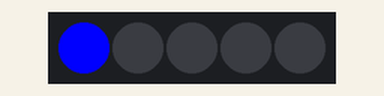
Simulated run of this sketch. Board: Arduino Uno, built with avr-gcc and run on an emulated ATmega328P. Parts: 5 RGB LEDs in strip order, left to right. Dim RGB values are drawn brighter than linear.

Above: at 0.15 s.
At 4.95 s:
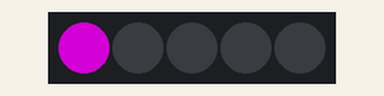
At 9.76 s:
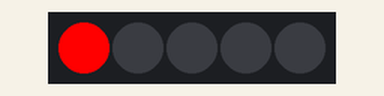
At 20.27 s:
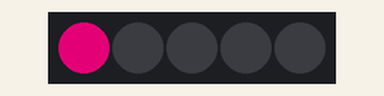
Timing chart, 0 to 40.0 s (numbered marks = the images above):
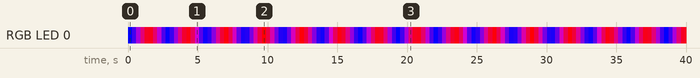

Measured:
- by itself, RGB LED 0: off → RGB(0, 0, 255) at 0.00 s, → RGB(56, 0, 199) 0.30 s later, → RGB(112, 0, 143) 0.30 s later, → RGB(168, 0, 87) 0.30 s later, … (134 changes in this stretch)
- by itself, everything shown: repeats every 19.2 s, in 64 steps

The sketch:

fadeBetweenColors.ino
```cpp
#include <Adafruit_NeoPixel.h>   //include library

#define PIN            6  // Which pin on the Arduino is connected to the NeoPixels?
#define NUMPIXELS      5  // How many NeoPixels are attached to the Arduino?

int fadeSpeed = 5;     //variable to determine fade speed

// When we setup the NeoPixel library object, we tell it how many pixels, and which pin to use to send signals.
Adafruit_NeoPixel pixels = Adafruit_NeoPixel(NUMPIXELS, PIN, NEO_GRB + NEO_KHZ800);

void setup() {
  pixels.begin();                       // This initializes the NeoPixel library.
}

void loop() {

  for (int level = 0; level <= 255; level++) {
    pixels.setPixelColor(0, level, 0, 255-level); //parameters are (LED number in chain, Red 0-255, Green 0-255, Blue 0-255)
    //pixels.setPixelColor(4, 255-level, 0, level); //parameters are (LED number in chain, Red 0-255, Green 0-255, Blue 0-255)
    pixels.show();
    delay(fadeSpeed);
  }
   for (int level = 0; level <= 255; level++) {
    pixels.setPixelColor(0, 255-level, 0, level); //parameters are (LED number in chain, Red 0-255, Green 0-255, Blue 0-255)
   // pixels.setPixelColor(4, level, 0, 255-level); //parameters are (LED number in chain, Red 0-255, Green 0-255, Blue 0-255)
    pixels.show();
    delay(fadeSpeed);
  }
}
```
